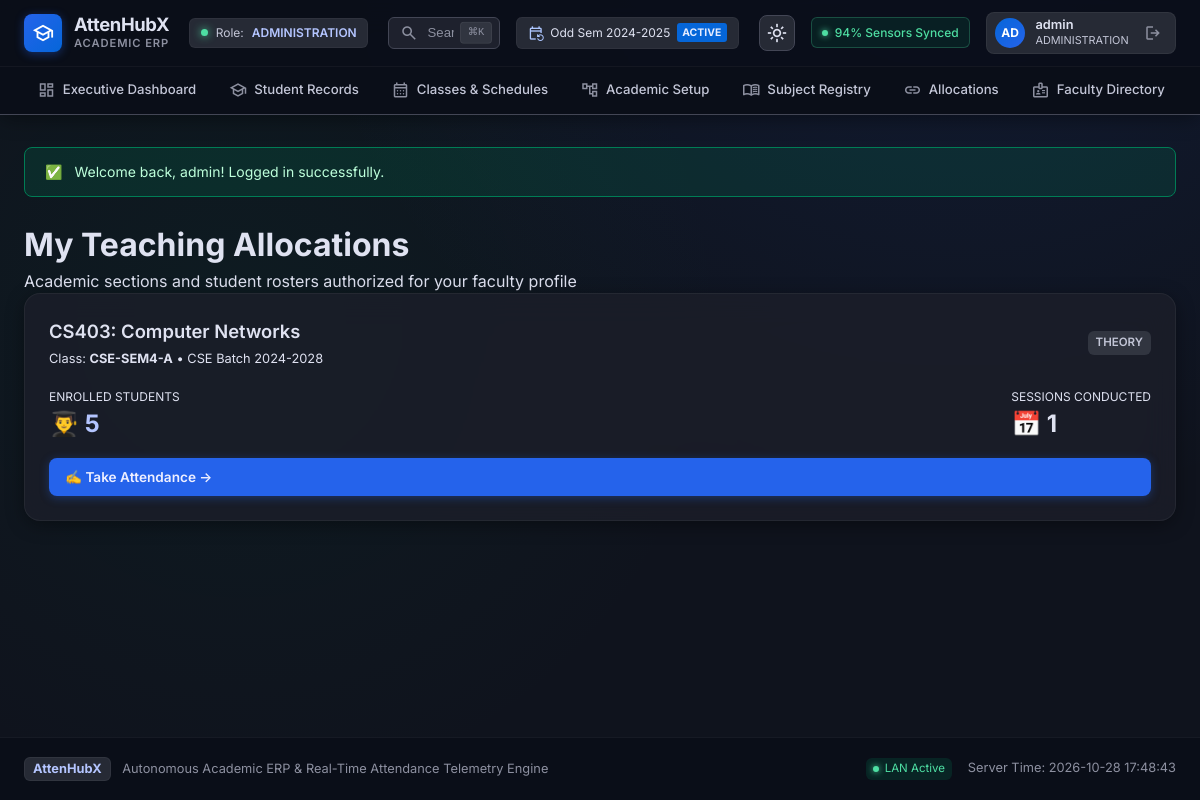
The app's page /lamp-version/faculty/my_classes.php (signed in) with its own data.
### tables this page shows
CREATE TABLE `class_subjects` (
  `id` bigint(20) unsigned NOT NULL AUTO_INCREMENT,
  `class_id` bigint(20) unsigned NOT NULL,
  `subject_id` bigint(20) unsigned NOT NULL,
  `teacher_id` bigint(20) unsigned NOT NULL,
  `start_date` date NOT NULL,
  `end_date` date DEFAULT NULL,
  `is_active` tinyint(1) DEFAULT 1,
  `created_at` datetime NOT NULL,
  `updated_at` datetime NOT NULL,
  PRIMARY KEY (`id`),
  KEY `idx_cs_class` (`class_id`),
  KEY `idx_cs_subject` (`subject_id`),
  KEY `idx_cs_teacher` (`teacher_id`),
  CONSTRAINT `class_subjects_ibfk_1` FOREIGN KEY (`class_id`) REFERENCES `classes` (`id`),
  CONSTRAINT `class_subjects_ibfk_2` FOREIGN KEY (`subject_id`) REFERENCES `subjects` (`id`),
  CONSTRAINT `class_subjects_ibfk_3` FOREIGN KEY (`teacher_id`) REFERENCES `teachers` (`id`)
);

CREATE TABLE `subjects` (
  `id` bigint(20) unsigned NOT NULL AUTO_INCREMENT,
  `code` varchar(30) NOT NULL,
  `name` varchar(150) NOT NULL,
  `subject_type` varchar(30) NOT NULL,
  `default_contact_hours` decimal(5,2) DEFAULT 1.00,
  `credits` decimal(4,2) DEFAULT NULL,
  `description` text DEFAULT NULL,
  `is_active` tinyint(1) DEFAULT 1,
  `created_at` datetime NOT NULL,
  `updated_at` datetime NOT NULL,
  PRIMARY KEY (`id`),
  UNIQUE KEY `code` (`code`)
);

CREATE TABLE `classes` (
  `id` bigint(20) unsigned NOT NULL AUTO_INCREMENT,
  `admission_batch_id` bigint(20) unsigned NOT NULL,
  `semester_id` bigint(20) unsigned NOT NULL,
  `section_name` varchar(20) NOT NULL,
  `class_code` varchar(50) DEFAULT NULL,
  `is_active` tinyint(1) DEFAULT 1,
  `created_at` datetime NOT NULL,
  `updated_at` datetime NOT NULL,
  PRIMARY KEY (`id`),
  UNIQUE KEY `uk_batch_sem_sec` (`admission_batch_id`,`semester_id`,`section_name`),
  UNIQUE KEY `class_code` (`class_code`),
  KEY `idx_classes_batch` (`admission_batch_id`),
  KEY `idx_classes_sem` (`semester_id`),
  CONSTRAINT `classes_ibfk_1` FOREIGN KEY (`admission_batch_id`) REFERENCES `admission_batches` (`id`),
  CONSTRAINT `classes_ibfk_2` FOREIGN KEY (`semester_id`) REFERENCES `semesters` (`id`)
);

CREATE TABLE `admission_batches` (
  `id` bigint(20) unsigned NOT NULL AUTO_INCREMENT,
  `academic_year_id` bigint(20) unsigned NOT NULL,
  `department_id` bigint(20) unsigned NOT NULL,
  `specialization_id` bigint(20) unsigned DEFAULT NULL,
  `batch_name` varchar(50) NOT NULL,
  `admission_year` year(4) NOT NULL,
  `created_at` datetime NOT NULL,
  PRIMARY KEY (`id`),
  KEY `academic_year_id` (`academic_year_id`),
  KEY `department_id` (`department_id`),
  KEY `specialization_id` (`specialization_id`),
  CONSTRAINT `admission_batches_ibfk_1` FOREIGN KEY (`academic_year_id`) REFERENCES `academic_years` (`id`),
  CONSTRAINT `admission_batches_ibfk_2` FOREIGN KEY (`department_id`) REFERENCES `departments` (`id`),
  CONSTRAINT `admission_batches_ibfk_3` FOREIGN KEY (`specialization_id`) REFERENCES `specializations` (`id`)
);

### lamp-version/includes/functions.php (called while the page is built, shortened)
<?php
function e(?string $str): string {
    return htmlspecialchars($str ?? '', ENT_QUOTES, 'UTF-8');
}
function base_url(string $path = ''): string {
    static $base = null;
    if ($base === null) {
        $script_dir = dirname($_SERVER['SCRIPT_NAME'] ?? '');
        $patterns = ['/admin', '/faculty', '/hod', '/student', '/auth'];
        $clean_dir = $script_dir;
        foreach ($patterns as $p) {
            if (substr($clean_dir, -strlen($p)) === $p) {
                $clean_dir = substr($clean_dir, 0, -strlen($p));
            }
        }
        $clean_dir = rtrim(str_replace('\\', '/', $clean_dir), '/');
        $base = $clean_dir;
    }
    $path = ltrim($path, '/');
    return ($base === '' ? '' : $base) . ($path !== '' ? '/' . $path : '/');
}

### lamp-version/faculty/my_classes.php (the view, shortened to what this page needs)
<?php
require_once __DIR__ . '/../includes/header.php';
$db = get_db();
$user = current_user();
$teacher_id = $user['teacher_id'] ?? null;
if (!$teacher_id) {
    $t_row = $db->query("SELECT id FROM teachers ORDER BY id ASC LIMIT 1")->fetch();
    $teacher_id = $t_row['id'] ?? 1;
}
$cs_stmt = $db->prepare("
    SELECT
        cs.id AS class_subject_id, cs.class_id, cs.subject_id,
        c.class_code, c.section_name, b.batch_name, sem.name AS semester_name,
        s.code AS subject_code, s.name AS subject_name, s.subject_type, s.default_contact_hours, s.credits,
        (SELECT COUNT(*) FROM student_enrollments se WHERE se.class_id = c.id AND se.status = 'ACTIVE') AS student_count,
        (SELECT COUNT(*) FROM class_sessions sess WHERE sess.class_subject_id = cs.id AND sess.status = 'CONDUCTED') AS sessions_taken
    FROM class_subjects cs
    JOIN classes c ON cs.class_id = c.id
    JOIN admission_batches b ON c.admission_batch_id = b.id
    JOIN semesters sem ON c.semester_id = sem.id
    JOIN subjects s ON cs.subject_id = s.id
    WHERE cs.teacher_id = ? AND cs.is_active = 1
    ORDER BY c.class_code ASC, s.code ASC
");
$cs_stmt->execute([$teacher_id]);
$courses = $cs_stmt->fetchAll();
?>
<div class="page-header">
    <div>
        <h1 class="page-title">My Teaching Allocations</h1>
        <p class="page-subtitle">Academic sections and student rosters authorized for your faculty profile</p>
    </div>
</div>
<div class="stats-grid">
    <?php foreach ($courses as $course): ?>
        <div class="card" style="margin-bottom: 0;">
            <div class="card-header">
                <div>
                    <h3 class="card-title"><?= e($course['subject_code']) ?>: <?= e($course['subject_name']) ?></h3>
                    <div style="font-size: 0.8rem; color: var(--text-secondary); margin-top: 0.2rem;">
                        Class: <strong><?= e($course['class_code'] ?: "Sec {$course['section_name']}") ?></strong> &bull; <?= e($course['batch_name']) ?>
                    </div>
                </div>
                <span class="badge <?= $course['subject_type'] === 'LAB' ? 'badge-info' : 'badge-secondary' ?>">
                    <?= e($course['subject_type']) ?>
                </span>
            </div>
            <div class="card-body">
                <div style="display: flex; justify-content: space-between; margin-bottom: 1rem;">
                    <div>
                        <div style="font-size: 0.75rem; color: var(--text-muted); text-transform: uppercase;">Enrolled Students</div>
                        <div style="font-size: 1.5rem; font-weight: 700; color: var(--primary);">👨‍🎓 <?= $course['student_count'] ?></div>
                    </div>
                    <div>
                        <div style="font-size: 0.75rem; color: var(--text-muted); text-transform: uppercase;">Sessions Conducted</div>
                        <div style="font-size: 1.5rem; font-weight: 700; color: var(--success);">📅 <?= $course['sessions_taken'] ?></div>
                    </div>
                </div>
                <a href="<?= base_url('faculty/take_attendance.php?class_id=' . $course['class_id'] . '&class_subject_id=' . $course['class_subject_id']) ?>" class="btn btn-primary" style="width: 100%;">
                    ✍️ Take Attendance &rarr;
                </a>
            </div>
        </div>
    <?php endforeach; ?>
</div>
<?php require_once __DIR__ . '/../includes/footer.php'; ?>

### lamp-version/assets/css/style.css (style rules this page uses)
:root, [data-theme="dark"], html.dark { --bg-base: #0f131d; --surface: #0f131d; --surface-container-lowest: #0a0e18; --surface-container-low: #171b26; --surface-container: #1c1f2a; --surface-container-high: #262a35; --surface-container-highest: #313540; --surface-bright: #353944; --surface-variant: #313540; --on-surface: #dfe2f1; --on-surface-variant: #c3c6d7; --outline: #8d90a0; --outline-variant: #434655; --primary: #b4c5ff; --primary-container: #2563eb; --on-primary: #002a78; --on-primary-container: #eeefff; --secondary: #adc6ff; --secondary-container: #0566d9; --on-secondary-container: #e6ecff; --tertiary: #4edea3; --tertiary-container: #007d55; --on-tertiary-container: #bdffdb; --tertiary-fixed-dim: #4edea3; --error: #ffb4ab; --error-container: #93000a; --on-error-container: #ffdad6; --warning: #fbbf24; --warning-container: #78350f; --on-warning-container: #fef3c7; --radius-sm: 0.375rem; --radius-md: 0.5rem; --radius-lg: 0.75rem; --radius-xl: 1rem; --radius-full: 9999px; --shadow-card: 0 4px 20px -2px rgba(0, 0, 0, 0.45); --shadow-glow-primary: 0 0 35px -5px rgba(37, 99, 235, 0.25); --shadow-glow-tertiary: 0 0 35px -5px rgba(78, 222, 163, 0.2); --font-sans: 'Inter', -apple-system, BlinkMacSystemFont, 'Segoe UI', Roboto, sans-serif; }
* { box-sizing: border-box; margin: 0; padding: 0; }
html, body { background-color: var(--bg-base); color: var(--on-surface); font-family: var(--font-sans); line-height: 1.5; -webkit-font-smoothing: antialiased; min-height: 100vh; scrollbar-width: none; -ms-overflow-style: none; }
* { scrollbar-width: none !important; -ms-overflow-style: none !important; }
body.AttenHubX-app { display: flex; flex-direction: column; min-height: 100vh; background: radial-gradient(circle at 80% -20%, rgba(37, 99, 235, 0.12) 0%, transparent 50%), radial-gradient(circle at 20% 40%, rgba(0, 125, 85, 0.08) 0%, transparent 45%), var(--bg-base); }
a { color: var(--primary); text-decoration: none; transition: color 0.15s ease; }
.btn { display: inline-flex; align-items: center; gap: 0.45rem; padding: 0.55rem 1rem; border-radius: var(--radius-md); font-size: 0.85rem; font-weight: 600; cursor: pointer; text-decoration: none; border: none; transition: all 0.15s ease; }
.btn-primary { background: var(--primary-container); color: var(--on-primary-container); box-shadow: 0 2px 10px rgba(37, 99, 235, 0.35); }
.card { background: rgba(28, 31, 42, 0.8); backdrop-filter: blur(16px); border: 1px solid rgba(255, 255, 255, 0.05); border-radius: var(--radius-xl); padding: 1.5rem; box-shadow: var(--shadow-card); margin-bottom: 1.5rem; }
.card-header { display: flex; align-items: center; justify-content: space-between; margin-bottom: 1.25rem; }
.card-title { font-size: 1.15rem; font-weight: 600; color: var(--on-surface); }
.badge { display: inline-flex; align-items: center; padding: 0.2rem 0.5rem; border-radius: var(--radius-sm); font-size: 0.72rem; font-weight: 600; }
.badge-secondary { background: var(--surface-container-highest); color: var(--on-surface-variant); }

### records on screen
class_subjects: subject.code "CS403", subject.name "Computer Networks", class.class_code "CSE-SEM4-A", admission_batches.batch_name "CSE Batch 2024-2028", subject.subject_type "THEORY", student_count "5", sessions_taken "1"

### other values on screen
$user['role'] "ADMINISTRATION"
substr($user['username'] ?? 'U', 0, 2) "AD"
$user['display_name'] "admin"
$flash['message'] "Welcome back, admin! Logged in successfully."
